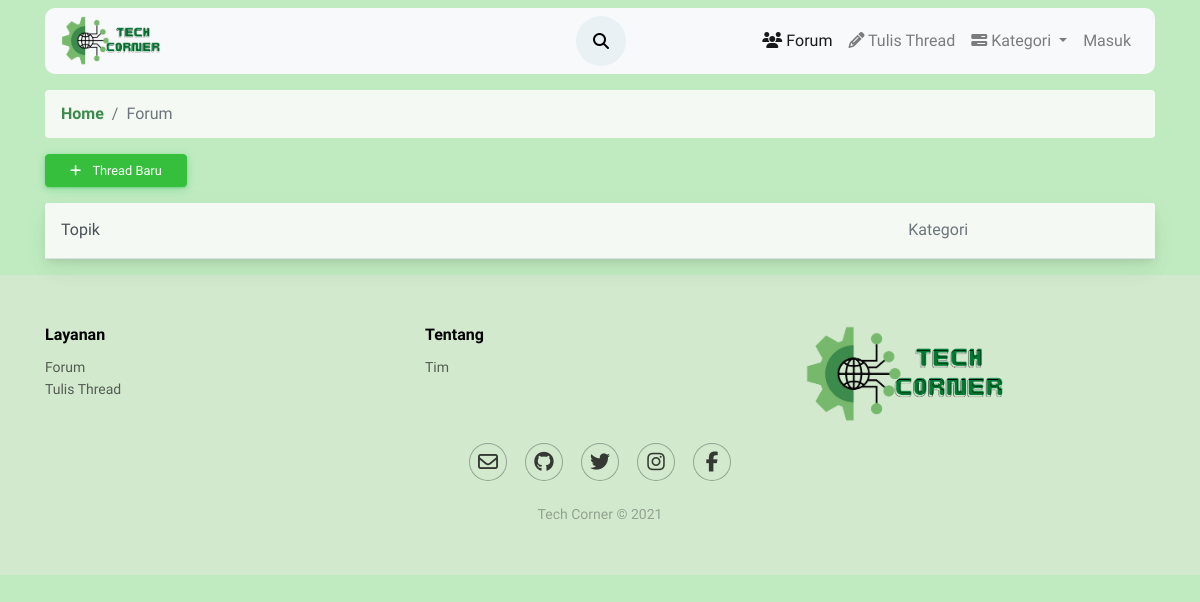
The page /forum/all.php on the database as committed earlier.
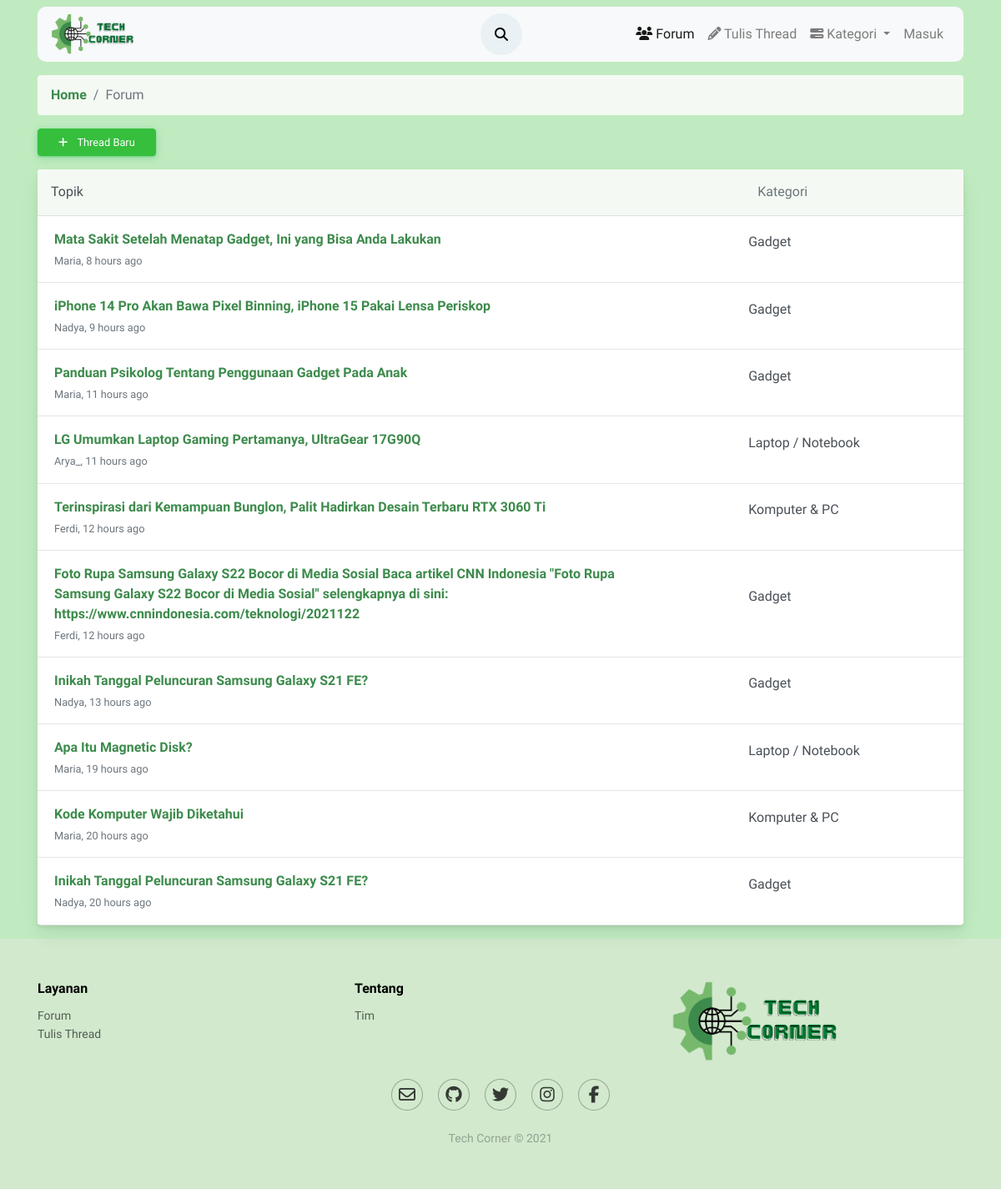
The same page on the database as committed later.
### tables this page shows
CREATE TABLE `posting` (
  `id_thread` int(50) NOT NULL,
  `user_id` int(50) NOT NULL,
  `judul` varchar(200) NOT NULL,
  `konten` text NOT NULL,
  `kategori` varchar(50) NOT NULL,
  `thumb` varchar(50) NOT NULL,
  `tanggal_posting` timestamp NOT NULL DEFAULT current_timestamp(),
  `diubah` varchar(20) DEFAULT NULL
);

CREATE TABLE `users` (
  `id_user` int(11) NOT NULL,
  `username` varchar(50) NOT NULL,
  `email` varchar(100) NOT NULL,
  `password` varchar(100) NOT NULL,
  `name` varchar(100) NOT NULL,
  `foto` varchar(50) NOT NULL,
  `level` varchar(20) NOT NULL,
  `vkey` varchar(200) NOT NULL,
  `verified` enum('0','1') NOT NULL DEFAULT '0' COMMENT '0 = not verified\r\n1 = verified\r\n',
  `created_at` timestamp(6) NOT NULL DEFAULT current_timestamp(6)
);

### forum/funct/function.php (called while the page is built, shortened)
<?php
function query($query)
{
    global $conn;
    $result=mysqli_query($conn,$query);
    $rows=[];
    while($row= mysqli_fetch_assoc($result))
    {
        $rows[]=$row;
    }
    return $rows;
}
function users($id_user)
{
     $query="SELECT * FROM users WHERE
        id_user ='$id_user';";
     return query($query);
}
function times( $time )
{
    $time_difference = time() - $time;
    $condition = array( 12 * 30 * 24 * 60 * 60 =>  'year',
                30 * 24 * 60 * 60       =>  'month',
                24 * 60 * 60            =>  'day',
                60 * 60                 =>  'hour',
                60                      =>  'minute',
                1                       =>  'second'
    );
    foreach( $condition as $secs => $str )
    {
        $d = $time_difference / $secs;
        if( $d >= 1 )
        {
            $t = round( $d );
            return  $t . ' ' . $str . ( $t > 1 ? 's' : '' ) . ' ago';
        }
    }
}
?>

### forum/all.php (the view)
<?php include('layout/header.php'); ?>
<?php include('layout/navbar.php'); ?>
<?php include('funct/function.php'); ?>
<?php
$list = query("SELECT * FROM posting ORDER BY tanggal_posting DESC");
?>
<div class="forum">
    <div class="container align-self-center">
        <nav aria-label="breadcrumb">
            <ol class="breadcrumb">
                <li class="breadcrumb-item"><a href="../index.php">Home</a></li>
                <li class="breadcrumb-item active" aria-current="page">Forum</li>
            </ol>
        </nav>
        <div class="d-flex flex-wrap justify-content-between">
            <div> <a href="buat.php"><button type="button" class="btn btn-shadow btn-wide btn-success"> <span class="btn-icon-wrapper pr-2 opacity-7"> <i class="fa fa-plus fa-w-20"></i> </span> Thread Baru </button></a> </div>
        </div>
        <div class="card mb-3 mt-3">
            <div class="card-header pl-0 pr-0">
                <div class="row no-gutters w-100 align-items-center">
                    <div class="col ml-3">Topik</div>
                    <div class="col-4 text-muted">
                        <div class="row no-gutters align-items-center">
                            <div class="col-4"></div>
                            <div class="col-8">Kategori</div>
                        </div>
                    </div>
                </div>
            </div>
            <?php foreach ($list as $data) : ?>
                <?php foreach ($res = users($data['user_id']) as $user) : ?>
                    <div class="card-body py-3">
                        <div class="row no-gutters align-items-center">
                            <div class="col"> <a href="view.php?thread=<?= $data['id_thread'] ?>" class="text-big" data-abc="true"><?= $data['judul'] ?></a>
                                <div class="text-muted small mt-1"><?= $user['username'] ?>, <?= times(strtotime($data['tanggal_posting'])) ?> <a href="javascript:void(0)" class="text-muted" data-abc="true"></a></div>
                            </div>
                            <div class="d-none d-md-block col-4">
                                <div class="row no-gutters align-items-center">
                                    <div class="col-4"></div>
                                    <div class="media col-8 align-items-center">
                                        <p><?= $data['kategori'] ?></p>
                                    </div>
                                </div>
                            </div>
                        </div>
                    </div>
                    <hr class="m-0">
                <?php endforeach; ?>
            <?php endforeach; ?>
        </div>
    </div>
</div>
<?php include('layout/footer.php'); ?>

Rows that differ between the two databases and show on the page:
added posting: judul "Mata Sakit Setelah Menatap Gadget, Ini yang Bisa Anda Lakukan", tanggal_posting "8 hours ago", kategori "Gadget"
now on this page (row unchanged): users: username "Maria"
added posting: judul "iPhone 14 Pro Akan Bawa Pixel Binning, iPhone 15 Pakai Lensa Periskop", tanggal_posting "9 hours ago", kategori "Gadget"
now on this page (row unchanged): users: username "Nadya"
added posting: judul "Panduan Psikolog Tentang Penggunaan Gadget Pada Anak", tanggal_posting "11 hours ago", kategori "Gadget"
added posting: judul "LG Umumkan Laptop Gaming Pertamanya, UltraGear 17G90Q", tanggal_posting "11 hours ago", kategori "Laptop / Notebook"
now on this page (row unchanged): users: username "Arya_"
added posting: judul "Terinspirasi dari Kemampuan Bunglon, Palit Hadirkan Desain Terbaru RTX 3060 Ti", tanggal_posting "12 hours ago", kategori "Komputer & PC"
now on this page (row unchanged): users: username "Ferdi"
added posting: judul "Foto Rupa Samsung Galaxy S22 Bocor di Media Sosial Baca artikel CNN Indonesia \"Foto Rupa Samsung Galaxy S22 Bocor di Media Sosial\" selengkapnya di sini: https://www.cnnindonesia.com/teknologi/2021122", tanggal_posting "12 hours ago", kategori "Gadget"
added posting: judul "Inikah Tanggal Peluncuran Samsung Galaxy S21 FE?", tanggal_posting "13 hours ago", kategori "Gadget"
added posting: judul "Apa Itu Magnetic Disk?", tanggal_posting "19 hours ago", kategori "Laptop / Notebook"
added posting: judul "Kode Komputer Wajib Diketahui", tanggal_posting "20 hours ago", kategori "Komputer & PC"
added posting: judul "Inikah Tanggal Peluncuran Samsung Galaxy S21 FE?", tanggal_posting "20 hours ago", kategori "Gadget"
